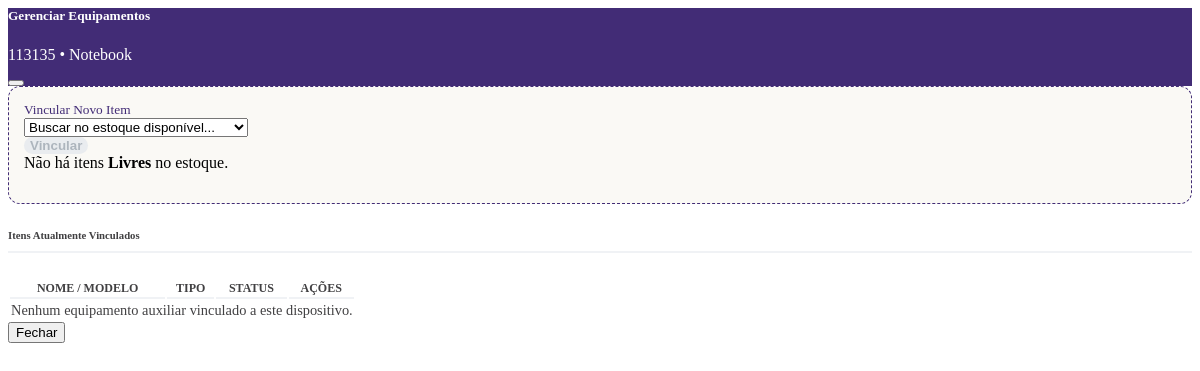
/equipamentos/dispositivo/5/ (signed in), run on an earlier commit of the app's database.
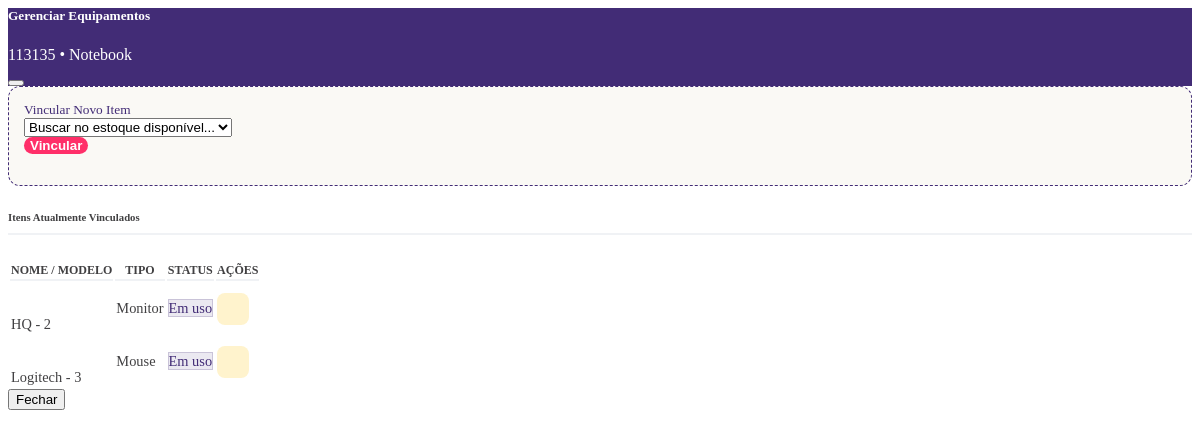
And on a later commit of the database.
### equipamentos/models.py (models this page shows, shortened)
class EquipamentoAuxiliar(models.Model):
    nome = models.CharField(max_length=100)
    tipo_equipamento_aux = models.CharField(max_length=20, choices=TIPO_EQUIPAMENTO_AUX_CHOICES)
    funcionario = models.ForeignKey(
        'funcionarios.Funcionario',
        on_delete=models.SET_NULL,
        null=True,
        blank=True,
        related_name='equipamentos' # Permite: funcionario.equipamentos.all()
    )
    dispositivo = models.ForeignKey(
        'dispositivos.Dispositivo',
        on_delete=models.SET_NULL,
        null=True,
        blank=True
    )
    status = models.CharField(max_length=20, choices=STATUS_CHOICES, default='DISPONIVEL')
    class Meta:
        ordering = ['nome']
        verbose_name = "Equipamento Auxiliar"
        verbose_name_plural = "Equipamentos Auxiliares"

### equipamentos/views.py (the view, shortened to what this page needs)
# urls.py: path('dispositivo/<int:dispositivo_id>/', views.equipamentos_dispositivo, name='equipamentos_dispositivo'),
@login_required
def equipamentos_dispositivo(request, dispositivo_id):
    dispositivo = get_object_or_404(Dispositivo, id=dispositivo_id)
    equipamentos_vinculados = EquipamentoAuxiliar.objects.filter(dispositivo_id=dispositivo_id)
    estoque_disponivel = EquipamentoAuxiliar.objects.filter(status='DISPONIVEL').order_by('nome')
    return render(request, "equipamentos/por_dispositivo.html", {
        "dispositivo": dispositivo,
        "equipamentos": equipamentos_vinculados,
        "estoque": estoque_disponivel,
    })

### equipamentos/templates/equipamentos/por_dispositivo.html (shortened to what the changed rows need)
<div class="modal-body p-4">
    <div class="search-box-tech mb-4">
        <form method="POST" action="{% url 'equipamentos:equipamentos_dispositivo' dispositivo.id %}">
            <div class="row g-2 align-items-center">
                <div class="col-md-9">
                </div>
                <div class="col-md-3">
                    <button type="submit" class="btn btn-action-magenta w-100 btn-sm py-2" {% if not estoque %}disabled{% endif %}>
                         Vincular
                    </button>
                </div>
            </div>
            {% if not estoque %}
                <div class="mt-2 text-danger small bg-white p-2 rounded border border-danger border-opacity-25">
                     Não há itens <b>Livres</b> no estoque.
                </div>
            {% endif %}
        </form>
    </div>
    <div class="table-responsive">
        <table class="table table-hover align-middle table-tech-modal mb-0">
            <thead>
                <tr>
                    <th>Nome / Modelo</th>
                    <th>Tipo</th>
                    <th>Status</th>
                    <th class="text-end">Ações</th>
                </tr>
            </thead>
            <tbody>
                {% for item in equipamentos %}
                <tr>
                    <td>
                        <div class="d-flex align-items-center">
                            <div class="rounded-circle bg-light d-flex align-items-center justify-content-center me-2" style="width: 32px; height: 32px; color: #422c76;">
                            </div>
                            <span class="fw-bold">{{ item.nome }}</span>
                        </div>
                    </td>
                    <td><span class="text-muted small">{{ item.get_tipo_equipamento_aux_display }}</span></td>
                    <td>
                        {% if item.status == 'ATIVO' %}
                            <span class="badge rounded-pill badge-status-use">
                                Em uso
                            </span>
                        {% else %}
                            <span class="badge rounded-pill bg-secondary">{{ item.status }}</span>
                        {% endif %}
                    </td>
                    <td class="text-end">
                        <a href="{% url 'equipamentos:desvincular_equipamento' item.id %}"
                           class="btn-return-icon"
                           data-bs-toggle="tooltip"
                           title="Devolver ao Estoque (Tornar Disponível)"
                           onclick="return confirm('Tem certeza? O item voltará a ficar DISPONÍVEL no estoque.');">
                        </a>
                    </td>
                </tr>
                {% empty %}
                <tr>
                    <td colspan="4" class="text-center py-5">
                        <div class="opacity-50">
                            <span class="small">Nenhum equipamento auxiliar vinculado a este dispositivo.</span>
                        </div>
                    </td>
                </tr>
                {% endfor %}
            </tbody>
        </table>
    </div>
</div>

What changed in the data, as far as the page shows it:
added EquipamentoAuxiliar: nome "HQ - 2", tipo_equipamento_aux "Monitor", status "Em uso"
added EquipamentoAuxiliar: nome "Logitech - 3", tipo_equipamento_aux "Mouse", status "Em uso"
Also different on the page:
text no longer shown: "Não há itens Livres no estoque. Nenhum equipamento auxiliar vinculado a este dispositivo."
